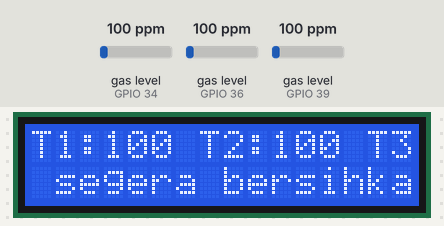
Simulated run of this sketch. Board: ESP32. Parts: 16×2 character LCD. The inputs (shaded band) are chosen by the test bench; at power-on: gas level (sensors on GPIO 34, GPIO 36, GPIO 39) 100 ppm.

Above: at 1.2 s.
1.3 s: gas level (sensor on GPIO 34) set to 20 ppm
3.7 s: gas level (sensor on GPIO 36) set to 20 ppm
At 4.06 s:
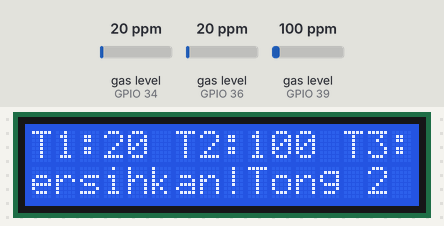
6.0 s: gas level (sensor on GPIO 39) set to 33 ppm
At 6.65 s:
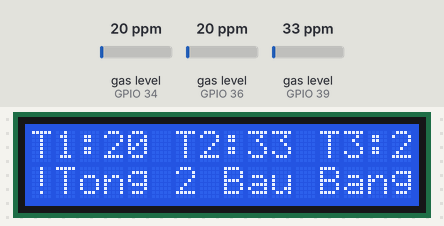
8.3 s: gas level (sensor on GPIO 39) set to 27 ppm
At 8.94 s:
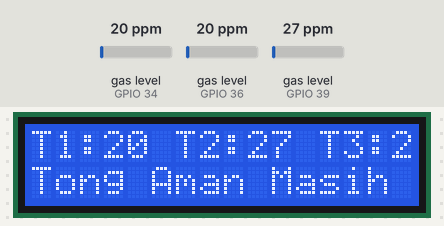
10.6 s: gas level (sensor on GPIO 34) set to 27 ppm
13.2 s: gas level (sensor on GPIO 34) set to 33 ppm
At 13.5 s:
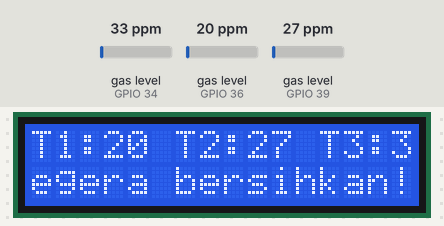

Measured:
- the behaviour switches between 31 and 30 ppm on gas level (sensor on GPIO 39) (found by bisection; images 2 and 3)
- the behaviour switches between 30 and 31 ppm on gas level (sensor on GPIO 34) (found by bisection; images 3 and 4)
- after the input at 8.3 s, the display: first changes after 0.14 s (image 3 shows a later state)
- after the input at 13.2 s, the display: changes after 0.14 s (image 4)

The sketch:

mq135.ino
```cpp
#include <MQUnifiedsensor.h>
#include <Wire.h>
#include <LiquidCrystal_I2C.h>

LiquidCrystal_I2C lcd(0x27, 16, 2);

// Konfigurasi
#define placa "ESP-32"
#define Voltage_Resolution 3.3
#define ADC_Bit_Resolution 12
#define RatioMQ135CleanAir 3.6
const int NUM_SENSORS = 3;
const int FILTER_SIZE = 10;
const int MQ_PINS[] = {36, 39, 34};
const float R0_MANUAL[] = {53.27, 31.65, 43.09};
const int THRESHOLD = 30;

MQUnifiedsensor* sensor[NUM_SENSORS];
float ppmBuffer[NUM_SENSORS][FILTER_SIZE];
int bufferIndex[NUM_SENSORS] = {0, 0, 0};

// Variabel Running Text
String message = "Semua Tong Aman Masih Bersih";
int scrollPos = 16;
unsigned long lastScrollTime = 0;

void setup() {
  Serial.begin(115200);
  lcd.init();
  lcd.backlight();

  for (int i = 0; i < NUM_SENSORS; i++) {
    sensor[i] = new MQUnifiedsensor(placa, Voltage_Resolution, ADC_Bit_Resolution, MQ_PINS[i], "MQ-135");
    sensor[i]->setRegressionMethod(1);
    sensor[i]->setA(110.47); sensor[i]->setB(-2.862);
    sensor[i]->init();
    sensor[i]->setR0(R0_MANUAL[i]);
  }
}

float getMovingAverage(int i, float val) {
  ppmBuffer[i][bufferIndex[i]] = val;
  bufferIndex[i] = (bufferIndex[i] + 1) % FILTER_SIZE;
  float sum = 0;
  for(int j=0; j<FILTER_SIZE; j++) sum += ppmBuffer[i][j];
  return sum/FILTER_SIZE;
}

void loop() {
  float currentPpm[3];
  bool adaBau = false;
  String bauTong = "";

  // Update & hitung PPM
  for (int i = 0; i < NUM_SENSORS; i++) {
    sensor[i]->update();
    currentPpm[i] = getMovingAverage(i, sensor[i]->readSensor());
    if (currentPpm[i] > THRESHOLD) {
      adaBau = true;
      bauTong = String(i + 1);
    }
  }

  // Tampilan Baris 1: Status PPM (T1:XX T2:XX T3:XX)
  lcd.setCursor(0, 0);
  lcd.print("T1:" + String((int)currentPpm[0]) + " T2:" + String((int)currentPpm[1]) + " T3:" + String((int)currentPpm[2]));

  // Logika Running Text
  if (adaBau) {
    message = "Tong " + bauTong + " Bau Banget, segera bersihkan!";
  } else {
    message = "Semua Tong Aman Masih Bersih";
  }

  // Efek Running Text
  if (millis() - lastScrollTime > 300) { // Kecepatan scroll
    lcd.setCursor(0, 1);
    String displayMsg = "";
    for (int i = 0; i < 16; i++) {
      int charIdx = (scrollPos + i) % message.length();
      displayMsg += message[charIdx];
    }
    lcd.print(displayMsg);
    scrollPos++;
    if (scrollPos >= message.length()) scrollPos = 0;
    lastScrollTime = millis();
  }
}
```
